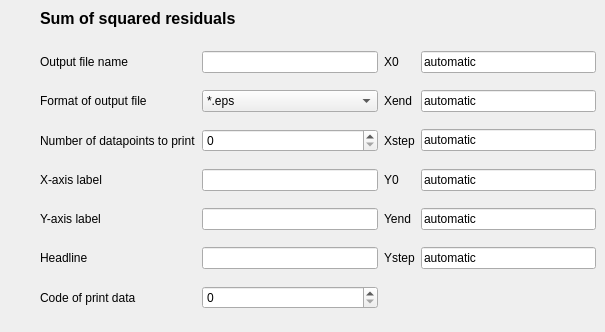
      <widget class="QWidget" name="tab_7">
       <attribute name="title">
        <string>SSR %</string>
       </attribute>
       <widget class="QLabel" name="label_133">
        <property name="geometry">
         <rect>
          <x>40</x>
          <y>10</y>
          <width>291</width>
          <height>17</height>
         </rect>
        </property>
        <property name="font">
         <font>
          <pointsize>12</pointsize>
          <weight>75</weight>
          <bold>true</bold>
         </font>
        </property>
        <property name="text">
         <string>Sum of squared residuals</string>
        </property>
       </widget>
       <widget class="QWidget" name="layoutWidget_8">
        <property name="geometry">
         <rect>
          <x>40</x>
          <y>40</y>
          <width>556</width>
          <height>283</height>
         </rect>
        </property>
        <layout class="QGridLayout" name="gridLayout_13">
         <item row="0" column="0">
          <widget class="QLabel" name="label_134">
           <property name="text">
            <string>Output file name</string>
           </property>
          </widget>
         </item>
         <item row="0" column="1">
          <widget class="QLineEdit" name="lineEdit_88"/>
         </item>
         <item row="0" column="2">
          <widget class="QLabel" name="label_135">
           <property name="text">
            <string>X0</string>
           </property>
          </widget>
         </item>
         <item row="0" column="3">
          <widget class="QLineEdit" name="lineEdit_89">
           <property name="text">
            <string>automatic</string>
           </property>
          </widget>
         </item>
         <item row="1" column="0">
          <widget class="QLabel" name="label_136">
           <property name="text">
            <string>Format of output file</string>
           </property>
          </widget>
         </item>
         <item row="1" column="1">
          <widget class="QComboBox" name="comboBox_13">
           <item>
            <property name="text">
             <string>*.eps</string>
            </property>
           </item>
           <item>
            <property name="text">
             <string>*.jpeg</string>
            </property>
           </item>
           <item>
            <property name="text">
             <string>*.pdf</string>
            </property>
           </item>
           <item>
            <property name="text">
             <string>*.svg</string>
            </property>
           </item>
          </widget>
         </item>
         <item row="1" column="2">
          <widget class="QLabel" name="label_137">
           <property name="text">
            <string>Xend</string>
           </property>
          </widget>
         </item>
         <item row="1" column="3">
          <widget class="QLineEdit" name="lineEdit_90">
           <property name="text">
            <string>automatic</string>
           </property>
          </widget>
         </item>
         <item row="2" column="0">
          <widget class="QLabel" name="label_138">
           <property name="text">
            <string>Number of datapoints to print</string>
           </property>
          </widget>
         </item>
         <item row="2" column="1">
          <widget class="QSpinBox" name="spinBox_nPrint_9"/>
         </item>
         <item row="2" column="2">
          <widget class="QLabel" name="label_139">
           <property name="text">
            <string>Xstep</string>
           </property>
          </widget>
         </item>
         <item row="2" column="3">
          <widget class="QLineEdit" name="lineEdit_91">
           <property name="text">
            <string>automatic</string>
           </property>
          </widget>
         </item>
         <item row="3" column="0">
          <widget class="QLabel" name="label_140">
           <property name="text">
            <string>X-axis label</string>
           </property>
          </widget>
         </item>
         <item row="3" column="1">
          <widget class="QLineEdit" name="lineEdit_92"/>
         </item>
         <item row="3" column="2">
          <widget class="QLabel" name="label_141">
           <property name="text">
            <string>Y0</string>
           </property>
          </widget>
         </item>
         <item row="3" column="3">
          <widget class="QLineEdit" name="lineEdit_93">
           <property name="text">
            <string>automatic</string>
           </property>
          </widget>
         </item>
         <item row="4" column="0">
          <widget class="QLabel" name="label_142">
           <property name="text">
            <string>Y-axis label</string>
           </property>
          </widget>
         </item>
         <item row="4" column="1">
          <widget class="QLineEdit" name="lineEdit_94"/>
         </item>
         <item row="4" column="2">
          <widget class="QLabel" name="label_143">
           <property name="text">
            <string>Yend</string>
           </property>
          </widget>
         </item>
         <item row="4" column="3">
          <widget class="QLineEdit" name="lineEdit_95">
           <property name="text">
            <string>automatic</string>
           </property>
          </widget>
         </item>
         <item row="5" column="0">
          <widget class="QLabel" name="label_144">
           <property name="text">
            <string>Headline</string>
           </property>
          </widget>
         </item>
         <item row="5" column="1">
          <widget class="QLineEdit" name="lineEdit_96"/>
         </item>
         <item row="5" column="2">
          <widget class="QLabel" name="label_145">
           <property name="text">
            <string>Ystep</string>
           </property>
          </widget>
         </item>
         <item row="5" column="3">
          <widget class="QLineEdit" name="lineEdit_97">
           <property name="text">
            <string>automatic</string>
           </property>
          </widget>
         </item>
         <item row="6" column="0">
          <widget class="QLabel" name="label_146">
           <property name="text">
            <string>Code of print data</string>
           </property>
          </widget>
         </item>
         <item row="6" column="1">
          <widget class="QSpinBox" name="spinBox_15"/>
         </item>
        </layout>
       </widget>
      </widget>
